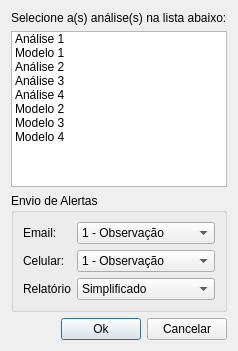
<?xml version="1.0" encoding="UTF-8"?>
<ui version="4.0">
 <class>AnalysisListDialogForm</class>
 <widget class="QDialog" name="AnalysisListDialogForm">
  <property name="geometry">
   <rect>
    <x>0</x>
    <y>0</y>
    <width>221</width>
    <height>351</height>
   </rect>
  </property>
  <property name="windowTitle">
   <string>Análises disponíveis</string>
  </property>
  <layout class="QVBoxLayout">
   <item>
    <widget class="QLabel" name="label">
     <property name="text">
      <string>Selecione a(s) análise(s) na lista abaixo:</string>
     </property>
    </widget>
   </item>
   <item>
    <widget class="QListWidget" name="listWidgetAnalysis">
     <property name="selectionMode">
      <enum>QAbstractItemView::ExtendedSelection</enum>
     </property>
     <property name="selectionBehavior">
      <enum>QAbstractItemView::SelectRows</enum>
     </property>
     <item>
      <property name="text">
       <string>Análise 1</string>
      </property>
      <property name="icon">
       <iconset resource="icons.qrc">
        <normaloff>:/data/icons/analise.png</normaloff>:/data/icons/analise.png</iconset>
      </property>
     </item>
     <item>
      <property name="text">
       <string>Modelo 1</string>
      </property>
      <property name="icon">
       <iconset resource="icons.qrc">
        <normaloff>:/data/icons/analise_modelo.png</normaloff>:/data/icons/analise_modelo.png</iconset>
      </property>
     </item>
     <item>
      <property name="text">
       <string>Análise 2</string>
      </property>
      <property name="icon">
       <iconset resource="icons.qrc">
        <normaloff>:/data/icons/analise.png</normaloff>:/data/icons/analise.png</iconset>
      </property>
     </item>
     <item>
      <property name="text">
       <string>Análise 3</string>
      </property>
      <property name="icon">
       <iconset resource="icons.qrc">
        <normaloff>:/data/icons/analise.png</normaloff>:/data/icons/analise.png</iconset>
      </property>
     </item>
     <item>
      <property name="text">
       <string>Análise 4</string>
      </property>
      <property name="icon">
       <iconset resource="icons.qrc">
        <normaloff>:/data/icons/analise.png</normaloff>:/data/icons/analise.png</iconset>
      </property>
     </item>
     <item>
      <property name="text">
       <string>Modelo 2</string>
      </property>
      <property name="icon">
       <iconset resource="icons.qrc">
        <normaloff>:/data/icons/analise_modelo.png</normaloff>:/data/icons/analise_modelo.png</iconset>
      </property>
     </item>
     <item>
      <property name="text">
       <string>Modelo 3</string>
      </property>
      <property name="icon">
       <iconset resource="icons.qrc">
        <normaloff>:/data/icons/analise_modelo.png</normaloff>:/data/icons/analise_modelo.png</iconset>
      </property>
     </item>
     <item>
      <property name="text">
       <string>Modelo 4</string>
      </property>
      <property name="icon">
       <iconset resource="icons.qrc">
        <normaloff>:/data/icons/analise_modelo.png</normaloff>:/data/icons/analise_modelo.png</iconset>
      </property>
     </item>
    </widget>
   </item>
   <item>
    <widget class="QGroupBox" name="warningGbox">
     <property name="title">
      <string>Envio de Alertas</string>
     </property>
     <layout class="QGridLayout">
      <item row="0" column="0">
       <widget class="QLabel" name="label_2">
        <property name="sizePolicy">
         <sizepolicy hsizetype="Minimum" vsizetype="Preferred">
          <horstretch>0</horstretch>
          <verstretch>0</verstretch>
         </sizepolicy>
        </property>
        <property name="text">
         <string>Email:</string>
        </property>
       </widget>
      </item>
      <item row="0" column="1">
       <widget class="QComboBox" name="emailCmb">
        <property name="currentIndex">
         <number>1</number>
        </property>
        <item>
         <property name="text">
          <string>0 - Nenhum</string>
         </property>
        </item>
        <item>
         <property name="text">
          <string>1 - Observação</string>
         </property>
        </item>
        <item>
         <property name="text">
          <string>2 - Atenção</string>
         </property>
        </item>
        <item>
         <property name="text">
          <string>3 - Alerta</string>
         </property>
        </item>
        <item>
         <property name="text">
          <string>4 - Alerta Máximo</string>
         </property>
        </item>
       </widget>
      </item>
      <item row="1" column="0">
       <widget class="QLabel" name="label_3">
        <property name="sizePolicy">
         <sizepolicy hsizetype="Fixed" vsizetype="Preferred">
          <horstretch>0</horstretch>
          <verstretch>0</verstretch>
         </sizepolicy>
        </property>
        <property name="text">
         <string>Celular:</string>
        </property>
       </widget>
      </item>
      <item row="1" column="1">
       <widget class="QComboBox" name="cellphoneCmb">
        <property name="currentIndex">
         <number>1</number>
        </property>
        <item>
         <property name="text">
          <string>0 - Nenhum</string>
         </property>
        </item>
        <item>
         <property name="text">
          <string>1 - Observação</string>
         </property>
        </item>
        <item>
         <property name="text">
          <string>2 - Atenção</string>
         </property>
        </item>
        <item>
         <property name="text">
          <string>3 - Alerta</string>
         </property>
        </item>
        <item>
         <property name="text">
          <string>4 - Alerta Máximo</string>
         </property>
        </item>
       </widget>
      </item>
      <item row="2" column="0">
       <widget class="QLabel" name="label_4">
        <property name="text">
         <string>Relatório</string>
        </property>
       </widget>
      </item>
      <item row="2" column="1">
       <widget class="QComboBox" name="reportCmb">
        <item>
         <property name="text">
          <string>Simplificado</string>
         </property>
        </item>
        <item>
         <property name="text">
          <string>Completo</string>
         </property>
        </item>
       </widget>
      </item>
     </layout>
    </widget>
   </item>
   <item>
    <layout class="QHBoxLayout">
     <item>
      <spacer>
       <property name="orientation">
        <enum>Qt::Horizontal</enum>
       </property>
       <property name="sizeHint" stdset="0">
        <size>
         <width>40</width>
         <height>20</height>
        </size>
       </property>
      </spacer>
     </item>
     <item>
      <widget class="QPushButton" name="okBtn">
       <property name="toolTip">
        <string>&lt;html&gt;&lt;head&gt;&lt;meta name=&quot;qrichtext&quot; content=&quot;1&quot; /&gt;&lt;style type=&quot;text/css&quot;&gt;
p, li { white-space: pre-wrap; }
&lt;/style&gt;&lt;/head&gt;&lt;body style=&quot; font-family:'MS Shell Dlg 2'; font-size:8.25pt; font-weight:400; font-style:normal;&quot;&gt;
&lt;p style=&quot; margin-top:0px; margin-bottom:0px; margin-left:0px; margin-right:0px; -qt-block-indent:0; text-indent:0px;&quot;&gt;Salvar alterações&lt;/p&gt;&lt;/body&gt;&lt;/html&gt;</string>
       </property>
       <property name="text">
        <string>Ok</string>
       </property>
       <property name="icon">
        <iconset resource="../../admin/ui/icons.qrc">
         <normaloff>:/global/icons/ok.png</normaloff>:/global/icons/ok.png</iconset>
       </property>
      </widget>
     </item>
     <item>
      <widget class="QPushButton" name="cancelBtn">
       <property name="toolTip">
        <string>&lt;html&gt;&lt;head&gt;&lt;meta name=&quot;qrichtext&quot; content=&quot;1&quot; /&gt;&lt;style type=&quot;text/css&quot;&gt;
p, li { white-space: pre-wrap; }
&lt;/style&gt;&lt;/head&gt;&lt;body style=&quot; font-family:'MS Shell Dlg 2'; font-size:8.25pt; font-weight:400; font-style:normal;&quot;&gt;
&lt;p style=&quot; margin-top:0px; margin-bottom:0px; margin-left:0px; margin-right:0px; -qt-block-indent:0; text-indent:0px; font-size:8pt;&quot;&gt;Cancelar alterações&lt;/p&gt;&lt;/body&gt;&lt;/html&gt;</string>
       </property>
       <property name="text">
        <string>Cancelar</string>
       </property>
       <property name="icon">
        <iconset resource="../../admin/ui/icons.qrc">
         <normaloff>:/global/icons/cancel.png</normaloff>:/global/icons/cancel.png</iconset>
       </property>
      </widget>
     </item>
    </layout>
   </item>
  </layout>
 </widget>
 <resources>
  <include location="../../admin/ui/icons.qrc"/>
  <include location="icons.qrc"/>
 </resources>
 <connections/>
</ui>
